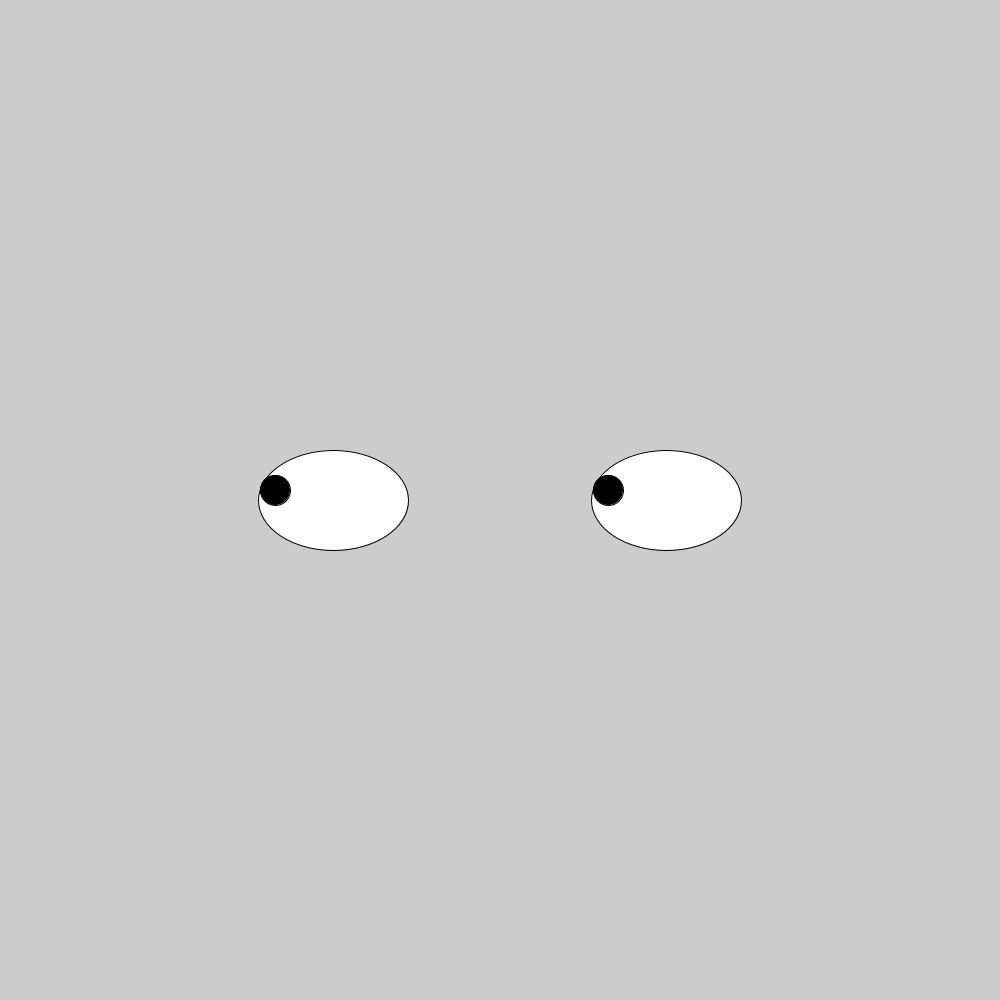
Frame 1 (no input)
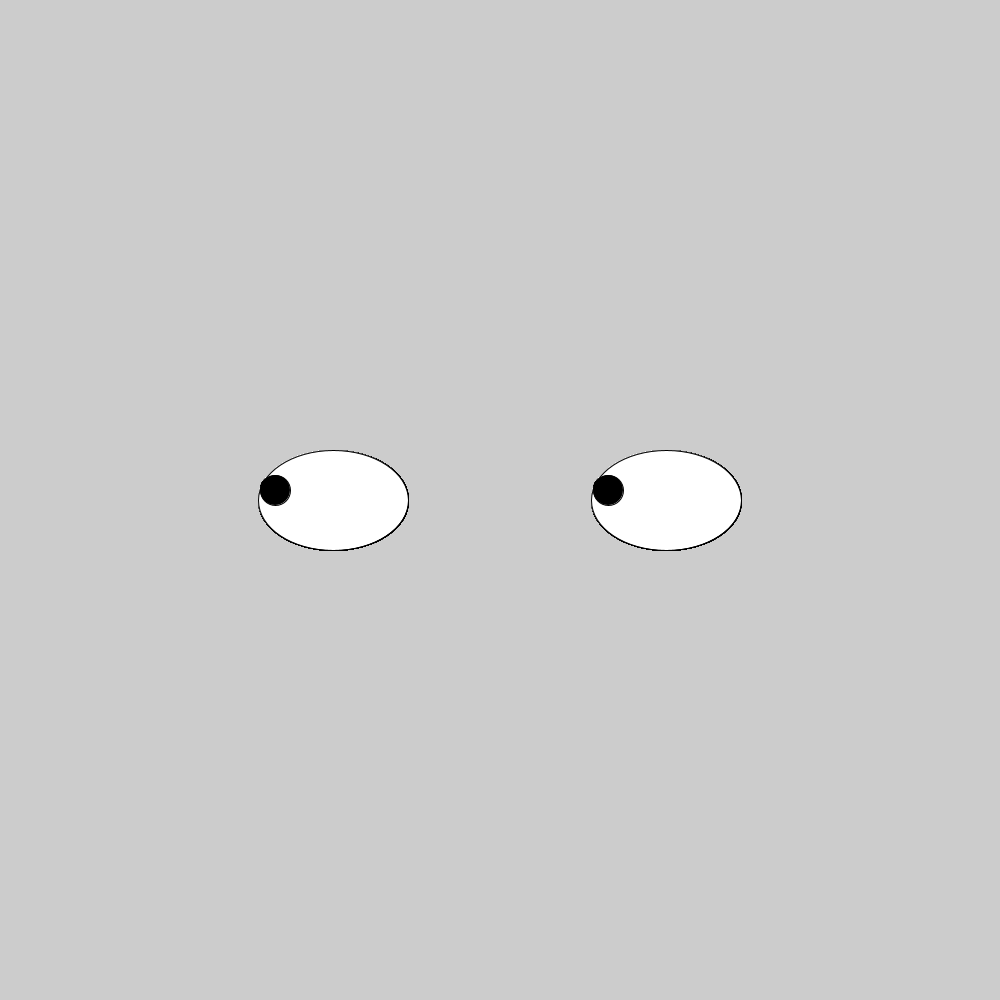
Frame 60 (the mouse pressed at the canvas centre just before this capture)
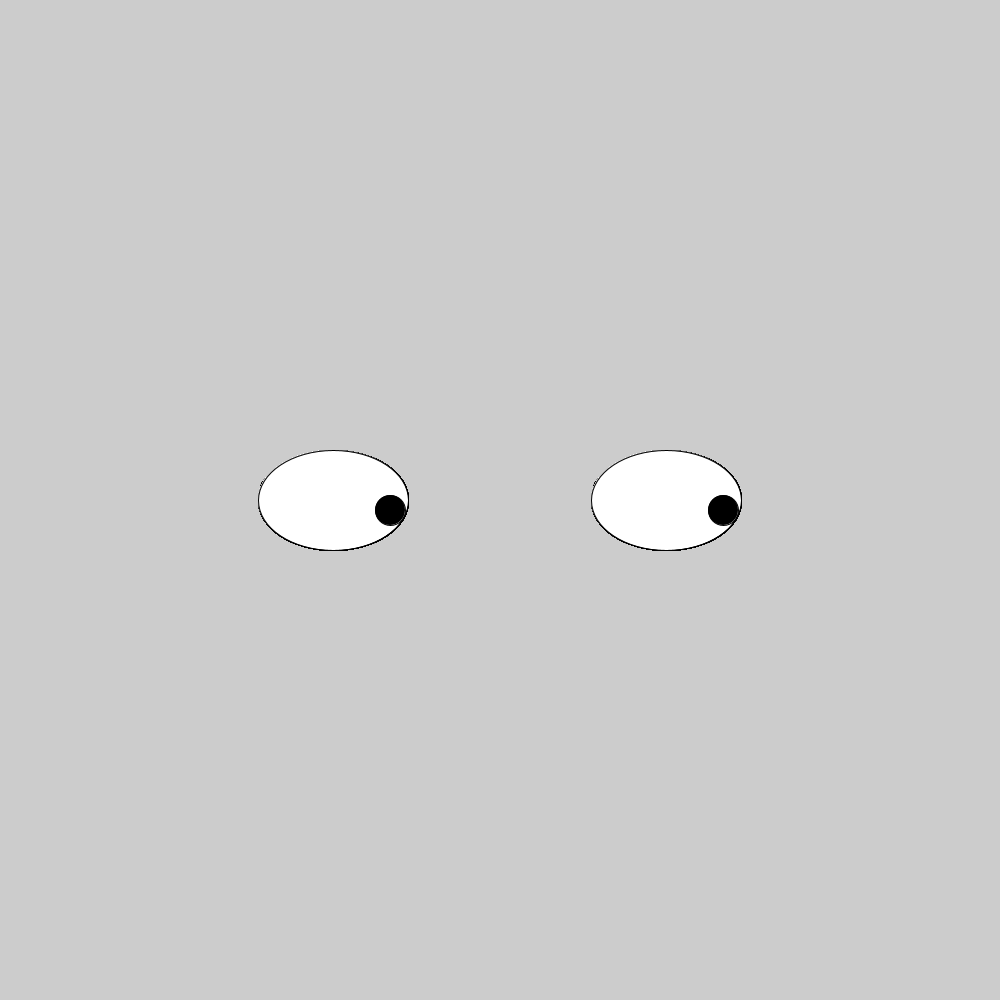
Frame 120 (the mouse held since frame 60 and released just before this capture)

The Processing sketch that drew these frames (run headless with seeded random() and noise(); from frame 60 on, the mouse is pressed at the canvas centre):

// Processing sketch: Googly_eyes
// ── Googly_eyes.pde
int X = 333;
int Y = 500;
void setup(){
  size(1000,1000);
}
void draw(){
  int minX = 275;
  int minY = 510;
  int maxX = 390;
  int maxY = 490;
  X=mouseX;
  Y=mouseY;
  if(mouseX>maxX){
    X=maxX;
 }
  if(mouseX<minX){
  X=minX;}
  if(mouseY<minY){
  Y=maxY;}
  if(mouseY>maxY){
  Y=minY;}
  
  
 fill(255,255,255);
  ellipse(333,500,150,100);
  ellipse(666,500,150,100);
  fill(0,0,0);
  ellipse(X,Y,30,30);
    ellipse(X + 333,Y,30,30);

}
